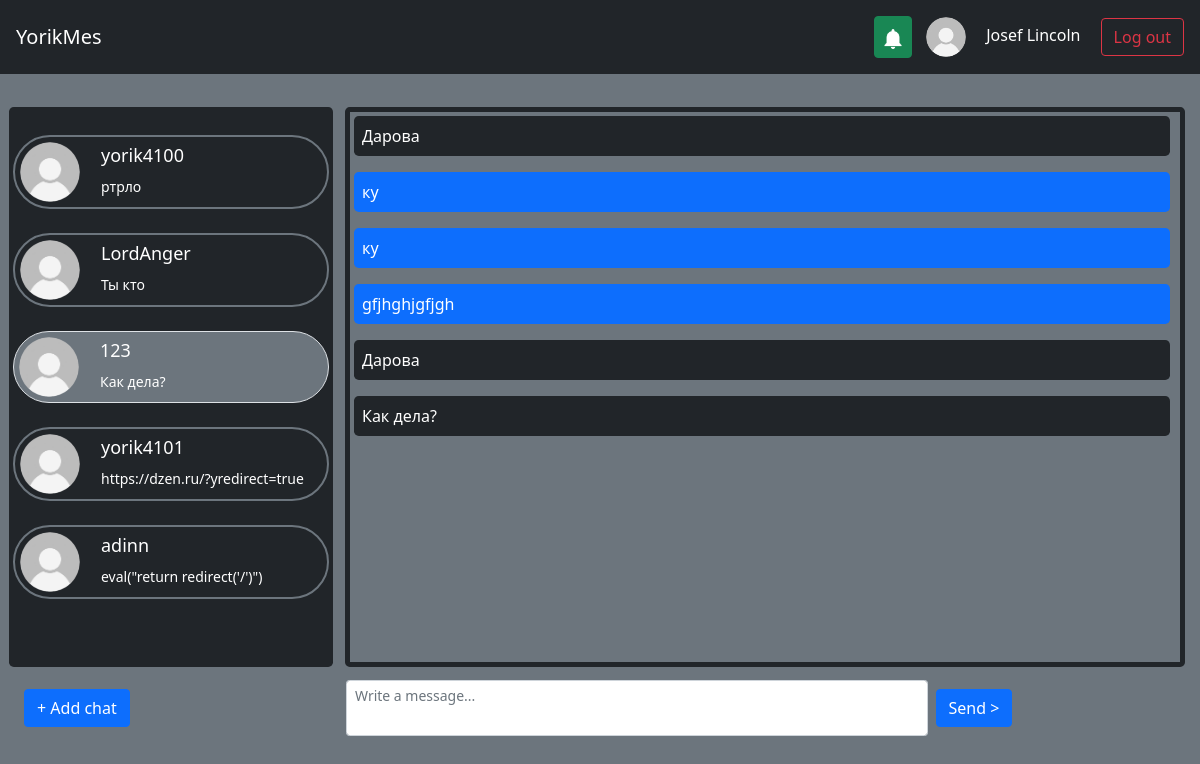
Page /chats/7 (signed in) on the committed database.
### db_scripts/data/users.py (models this page shows, shortened)
class User(SqlAlchemyBase, UserMixin, SerializerMixin):
    __tablename__ = 'users'
    id = sqlalchemy.Column(sqlalchemy.Integer,
                           primary_key=True, autoincrement=True)
    email = sqlalchemy.Column(sqlalchemy.String,
                              index=True, unique=True, nullable=True)
    nickname = sqlalchemy.Column(sqlalchemy.String, nullable=True)
    surname = sqlalchemy.Column(sqlalchemy.String, nullable=True)
    name = sqlalchemy.Column(sqlalchemy.String, nullable=True)
    age = sqlalchemy.Column(sqlalchemy.Integer, nullable=True)
    hashed_password = sqlalchemy.Column(sqlalchemy.String, nullable=True)
    modified_date = sqlalchemy.Column(sqlalchemy.DateTime,
                                      default=datetime.datetime.now)
    contacts = orm.relationship("Chat", back_populates='user')
    avatar = orm.relationship("Avatar", back_populates='user')

### db_scripts/data/messages.py (models this page shows)
class Message(SqlAlchemyBase, SerializerMixin):
    __tablename__ = 'messages'
    id = sqlalchemy.Column(sqlalchemy.Integer,
                           primary_key=True, autoincrement=True)
    chat_id = sqlalchemy.Column(sqlalchemy.Integer, sqlalchemy.ForeignKey("chats.id"))
    text = sqlalchemy.Column(sqlalchemy.String, nullable=False)
    date_time = sqlalchemy.Column(sqlalchemy.DateTime, default=datetime.datetime.now())
    chat = orm.relationship('Chat')

### main.py (the view, shortened to what this page needs)
@app.route("/chats/<int:id_>", methods=['GET', 'POST'])
def chat_by_id(id_: int):
    visible_notif = all((request.args.get("visible_notif", type=bool, default=False), current_user.is_authenticated))
    db_sess = db_session.create_session()
    if current_user.is_authenticated:
        if db_sess.query(Chat).get(id_).user_id != current_user.id:
            return redirect("/")
        contacts = list(map(lambda x: ContactCard(x),
                            db_sess.query(Chat).filter(Chat.user_id == current_user.id).all()))
        chat = db_sess.query(Chat).get(id_)
        forward = chat.messages if chat else []
        reverse = db_sess.query(Chat).filter(Chat.user_id == chat.contact,
                                             Chat.contact == chat.user_id).first()
        reverse = reverse.messages if reverse else []
        messages = list(sorted(forward + reverse, key=lambda x: x.date_time))
        notifications = list(map(lambda x: NoticeCard(x),
                                 db_sess.query(Notification).filter(Notification.user_id == current_user.id).all()))
        form = SendMessageForm()
        return render_template('chat.html', id=id_, title="Chats",
                               contacts=contacts, messages=messages, notifications=notifications, chat_id=id_,
                               user_id=current_user.id, form=form, notifications_default_visible=visible_notif)
    else:
        contacts = []
        notifications = []
    return render_template("index.html", title="Chats", contacts=contacts, notifications=notifications)

### db_scripts/forms/send_message.py
class SendMessageForm(FlaskForm):
    text = TextAreaField('Send message', validators=[DataRequired()])
    submit = SubmitField('Send >')

### db_scripts/db_session.py (called while the page is built)
def create_session() -> Session:
    global __factory
    return __factory()

### main.py (called while the page is built)
def render_template(*args, **kwargs):
    db_sess = db_session.create_session()
    if current_user.is_authenticated:
        avatar = db_sess.query(Avatar).filter(Avatar.user_id == current_user.id).first()
    else:
        avatar = None
    return flask.render_template(*args, **kwargs, avatar=avatar.id if avatar else None)

@login_manager.user_loader
def load_user(user_id):
    db_sess = db_session.create_session()
    return db_sess.query(User).get(user_id)

### templates/chat.html (shortened to what this page needs)
{% extends "index.html" %}
{% block chat %}
    {% for mess in messages %}
        {% if mess.chat.user_id == user_id %}
            <p class="bg-primary p-2 rounded-3" style="max-width: 68vw; word-break: break-word;
                   white-space: pre-wrap;
                   -moz-white-space: pre-wrap;">{{ mess.text }}</p>
        {% else %}
            <p class="bg-dark p-2 rounded-3" style="max-width: 68vw; word-break: break-word;
                   white-space: pre-wrap;
                   -moz-white-space: pre-wrap;">{{ mess.text }}</p>
        {% endif %}
    {% endfor %}
{% endblock %}
{% block message %}
    <form action="" method="post" id="f1">
        <table style="width: 100%;">
            <tr>
                <td class="p-1">
                    {{ form.text(class="form-control form-control-sm", style="resize:none; height:7vh;", placeholder="Write a message...") }}
                </td>
                <td class="p-1">
                    {{ form.submit(type="submit", class="btn btn-primary", autofocus=True) }}
                </td>
            </tr>
        </table>
    </form>
{% endblock %}

### templates/index.html (shortened to what this page needs)
{% extends "base.html" %}
{% block content %}
    {% if current_user.is_authenticated %}
        <div><table><tr>
            <td>
                <div class="scroll rounded-3">
                    {% for user in contacts %}
                        <a class="p-2 text-white" style="text-decoration: none;" href="/chats/{{ user.id }}">
                            {% if user.id == id %}
                            <div class="border p-1 bg-secondary rounded-pill">
                            {% else %}
                            <div class="border p-1 border-secondary border-2 rounded-pill">
                            {% endif %}
                                <table>
                                    <tr>
                                        <td rowspan="2">
                                            <img src="{{ url_for('static', filename='img/user-profile-icon.png'
                                                 if not user.avatar else 'img/avatars/#' + user.avatar|string + '.png') }}"
                                                 width="60" height="60" alt="" class="rounded rounded-circle">
                                        </td>
                                        <td>
                                            <span class="p-1" style="margin-left: 15px; font-size: 18px;">{{ user.showed_name }}</span>
                                        </td>
                                    </tr>
                                    <tr>
                                        <td>
                                            <div class="p-1" style="margin-left: 15px; font-size: 14px;"
                                                  id="last_mess">{{ user.last_message }}</div>
                                        </td>
                                    </tr>
                                </table>
                            </div>
                        </a>
                    {% endfor %}
                </div>
            </td>
            <td>
                <div class="messages rounded-3 border border-dark border-5 bg-secondary" style="margin-left: 10px" id="autoscroll">
                    {% block chat %}Please, select a chat{% endblock %}
                </div>
            </td>
        </tr>
        <tr>
            <td class="p-3">
                <div>
                    <a href="/add_chat" class="btn btn-primary">+ Add chat</a>
                </div>
            </td>
            <td class="p-2">
                {% block message %}{% endblock %}
            </td>
        </tr>
        </table></div><br>
    {% endif %}
{% endblock %}

### templates/base.html (shortened to what this page needs)
<!DOCTYPE html>
<html lang="en">
    <head>
        <link rel="stylesheet"
            href="https://cdn.jsdelivr.net/npm/bootstrap@5.0.0-beta1/dist/css/bootstrap.min.css"
>
    </head>
    <nav class="navbar navbar-dark bg-dark p-3">
        <a class="navbar-brand" href="/">YorikMes</a>
        {% if current_user.is_authenticated %}
            <div class="">
                <button class="btn btn-success opener p-2" type="button" aria-controls="modal-example" onclick="window['modal-example'].showModal()" style="margin-right: 10px;">
                    <img src="{{ url_for('static', filename='img/notification-bell.png') }}" width="20" height="20" alt="">
                </button>
                <a href="/profile" style="text-decoration: none;">
                    <img src="{{ url_for('static', filename='img/user-profile-icon.png'
                    if not avatar else 'img/avatars/#' + avatar|string + '.png') }}" width="40" height="40" alt="" class="rounded rounded-circle">
                    <span class="text-white p-3" id="name_label">{% if current_user.surname %}{{ current_user.surname }}{% endif %} {{ current_user.name }}</span>
                </a>
                <a class="btn btn-outline-danger" href="/logout">Log out</a>
            </div>
        {% else %}
            <div class="">
                <a class="btn btn-outline-success" href="/login">Log in</a>
                <a class="btn btn-primary" href="/register">Register</a>
            </div>
        {% endif %}
    </nav>
    <body class="bg-secondary">
        <main role="main" class="p-2 text-white">
            <br>
            <div>{% block content %}{% endblock %}</div>
        </main>
    </body>
</html>

### templates/index.html (style rules this page uses)
div.scroll { margin:4px, 4px; padding:4px; background-color: #212529; width: 27vw; height: 70vh; overflow-x: hidden; overflow-y: auto; text-align:justify; }
div.messages { margin:4px, 4px; padding:4px; width: 70vw; height: 70vh; overflow-x: hidden; overflow-y: auto; text-align:justify; }
#last_mess { white-space: nowrap; width: 20vw; overflow: hidden; text-overflow: ellipsis; }

### templates/base.html (style rules this page uses)
#name_label { white-space: nowrap; width: 300px; overflow: hidden; text-overflow: ellipsis; }

### rows in the picture
User: surname "Josef", name "Lincoln"
User: showed_name "yorik4100"
Message: last_message "ртрло"
User: showed_name "LordAnger"
Message: last_message "Ты кто"
User: showed_name "123"
Message: last_message "Как дела?", text "Как дела?"
User: showed_name "yorik4101"
Message: last_message "https://dzen.ru/?yredirect=true"
User: showed_name "adinn"
Message: last_message "eval(\"return redirect('/')\")"
Message: text "Дарова"
Message: text "ку"
Message: text "ку"
Message: text "gfjhghjgfjgh"
Message: text "Дарова"
